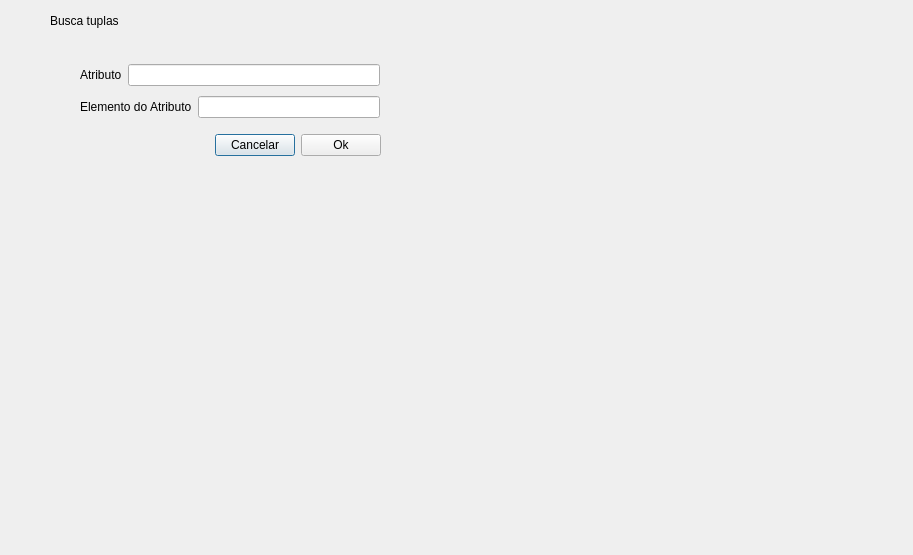
<?xml version="1.0" encoding="UTF-8"?>
<ui version="4.0">
 <class>WinBusca</class>
 <widget class="QDialog" name="WinBusca">
  <property name="geometry">
   <rect>
    <x>0</x>
    <y>0</y>
    <width>913</width>
    <height>555</height>
   </rect>
  </property>
  <property name="windowTitle">
   <string>Dialog</string>
  </property>
  <widget class="QLabel" name="label">
   <property name="geometry">
    <rect>
     <x>50</x>
     <y>10</y>
     <width>91</width>
     <height>21</height>
    </rect>
   </property>
   <property name="text">
    <string>Busca tuplas</string>
   </property>
  </widget>
  <widget class="QWidget" name="layoutWidget_2">
   <property name="geometry">
    <rect>
     <x>80</x>
     <y>130</y>
     <width>301</width>
     <height>31</height>
    </rect>
   </property>
   <layout class="QHBoxLayout" name="horizontalLayout_8">
    <item>
     <spacer name="horizontalSpacer">
      <property name="orientation">
       <enum>Qt::Horizontal</enum>
      </property>
      <property name="sizeHint" stdset="0">
       <size>
        <width>40</width>
        <height>20</height>
       </size>
      </property>
     </spacer>
    </item>
    <item>
     <widget class="QPushButton" name="Cancelar">
      <property name="text">
       <string>Cancelar</string>
      </property>
     </widget>
    </item>
    <item>
     <widget class="QPushButton" name="Ok">
      <property name="text">
       <string>Ok</string>
      </property>
     </widget>
    </item>
   </layout>
  </widget>
  <widget class="QWidget" name="layoutWidget">
   <property name="geometry">
    <rect>
     <x>80</x>
     <y>60</y>
     <width>300</width>
     <height>62</height>
    </rect>
   </property>
   <layout class="QVBoxLayout" name="verticalLayout">
    <item>
     <layout class="QHBoxLayout" name="horizontalLayout_2">
      <item>
       <widget class="QLabel" name="label_2">
        <property name="text">
         <string>Atributo</string>
        </property>
       </widget>
      </item>
      <item>
       <widget class="QLineEdit" name="lineEditAtributo"/>
      </item>
     </layout>
    </item>
    <item>
     <layout class="QHBoxLayout" name="horizontalLayout">
      <item>
       <widget class="QLabel" name="label_3">
        <property name="text">
         <string>Elemento do Atributo</string>
        </property>
       </widget>
      </item>
      <item>
       <widget class="QLineEdit" name="lineEditElementoAtt"/>
      </item>
     </layout>
    </item>
   </layout>
  </widget>
 </widget>
 <resources/>
 <connections/>
</ui>
